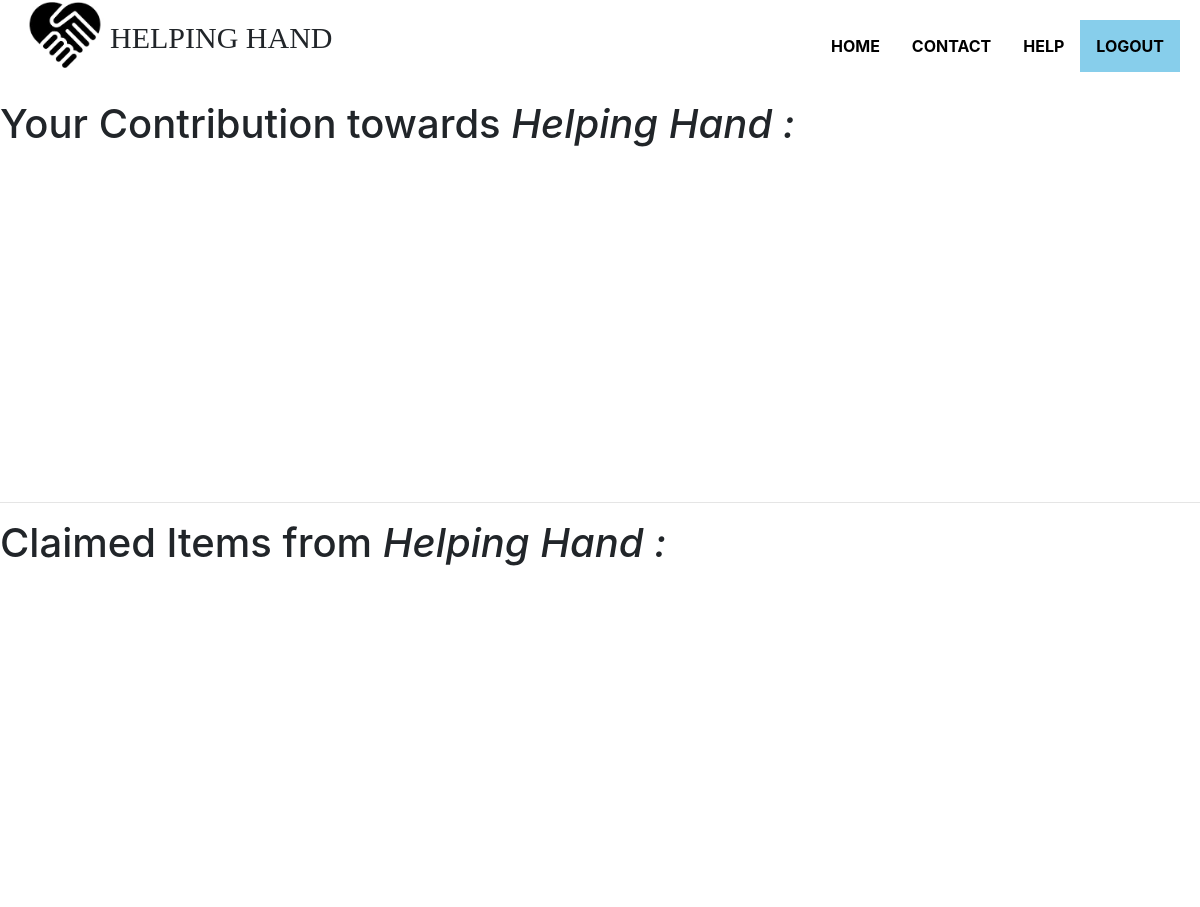
Before: /history/ (signed in, upper part) with the older database file.
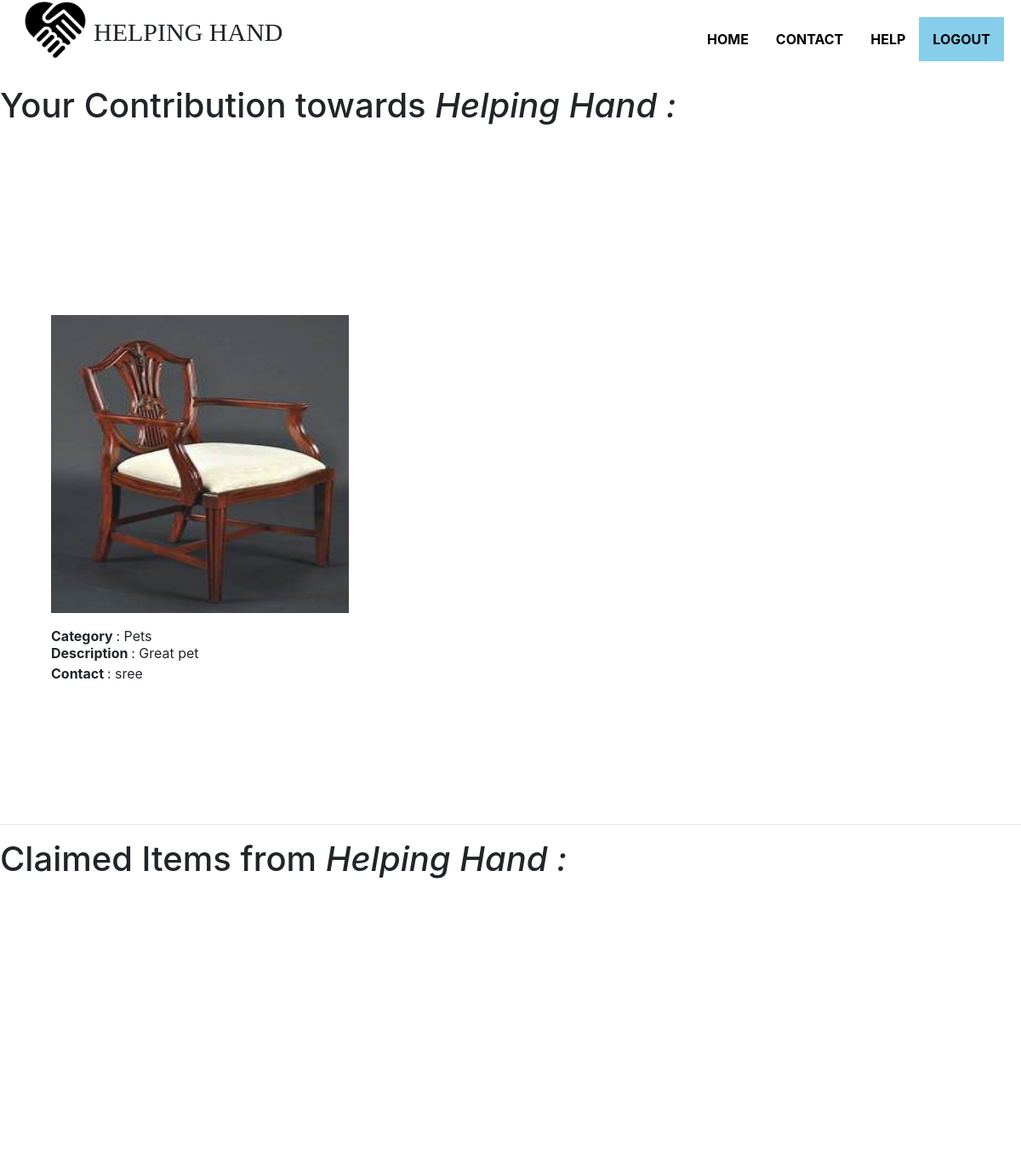
After: the same page with the newer database file.
### homepage/models.py (models this page shows, shortened)
class Donation(models.Model):
    claimed = models.BooleanField(default=False)
    username = models.CharField(max_length=100)
    name = models.CharField(max_length=100)
    country = models.CharField(max_length=100)
    state = models.CharField(max_length=100)
    district = models.CharField(max_length=100)
    category = models.CharField(max_length=100)
    img = models.ImageField(upload_to='pics')
    desc = models.CharField(max_length=100)
    cont = models.CharField(max_length=100)

### homepage/views.py (the view)
# urls.py: path('history/',views.history,name='history'),
def history(request):
    donation_obj = Donation.objects.filter(username = request.user.username,name = request.user.first_name) #Objects donated by User.
    collected_obj = Receive.objects.filter(collected=True ,username = request.user.username,name = request.user.first_name) #Objects collected by user.
    claimed_obj = Receive.objects.filter(collected=False ,username = request.user.username,name = request.user.first_name)#Objects claimed but not collected.
    return render(request, 'history.html',{'donation_obj':donation_obj ,'collected_obj':collected_obj,'claimed_obj':claimed_obj})

### templates/history.html (shortened to what this page needs)
{% load static %}
<!DOCTYPE html>
<html>
<head>
 <link rel="stylesheet" href="https://maxcdn.bootstrapcdn.com/bootstrap/4.5.2/css/bootstrap.min.css">
</head>
 <body>
    {% if user.is_authenticated %}
    <ul class="three">
    <div style="margin-top: -30px !important;">
    <a  href="/"><img src="{% static 'Images/logo.jpeg' %}" alt="" width="90" height="90"style="float: left !important ; "></a>
    <h2 style="float: left !important; font-family:cursive !important;font-size:30px !important;margin-top:30px; ">HELPING HAND</h2>
    </div>
    <div style="margin-top: 30px !important;">
    <li class="two"><a style="background-color:skyblue;" class="one" href="{% url 'signout' %}"><b>LOGOUT</b></a></li>
    <li class="two"><a class="one" href="/information/"><b>HELP</b></a></li>
    <li class="two"><a class="one" href=""><b>CONTACT</b></a></li>
    <li class="two"><a class="one" href="/"><b>HOME</b></a></li>
    </div>
    </ul>
<h1>Your Contribution towards <cite>Helping Hand : </cite></h1>
    <div class="destinations" id="destinations">
			<div class="container">
				<div class="row destinations_row">
					<div class="col">
						<div class="destinations_container item_grid">
							{% for obj in donation_obj %}
							<div class="destination item">
								<div class="destination_image">
									<img src="/pics/{{obj.img}}" alt="" height="350" width="350">
								</div>
								<div class="destination_content">
									<div class="destination_title"><b>Category </b>: {{obj.category}}</div>
									<div class="destination_subtitle">
										<p><b>Description </b>: {{obj.desc}}<br>
								  	<b>Contact </b>: {{obj.cont}}<p>
                  </div>
								</div>
              </div>
							{% endfor %}
						</div>
					</div>
				</div>
			</div>
		</div>
    <hr>
    <h1>Claimed Items from <cite>Helping Hand : </cite></h1>
    <div class="destinations" id="destinations">
			<div class="container">
			</div>
		</div>
    {% else %}
    <li >Login to the website to donate </li><br><br>
     <li class="two"><a style="background-color:skyblue;" class="one" href="accounts/signinviadon"><b>LOGIN</b></a></li><br><br><br><br>
    {% endif %}
        <br><br><br><br><br><br><br><br><br><br><br><br><br><br>
 </body>
 </html>

### templates/history.html (style rules this page uses)
.destinations { width: 100%; background: #FFFFFF; padding-top: 115px; padding-bottom: 116px; }
.destinations_row { margin-top: 99px; }
.destination_image { width: 100%; }
.destination_image img { max-width: 100%; }
.destinations_container { width: calc(100% + 30px); left: -15px; }
.destination { width: calc(100% / 3); padding-left: 15px; padding-right: 15px; margin-bottom: 33px; }
.destination_title { margin-top: 15px; }
.destination_subtitle { margin-top: -4px; }
.three { list-style-type: none; margin: 0; padding: 20px; overflow: hidden; background-color:white; }
.two { float: right; }
.one { display: block; color:black; padding: 14px 16px; text-decoration: none; }

Changed rows visible on the page:
added Donation: img (picture), category "Pets", desc "Great pet", cont "sree"
